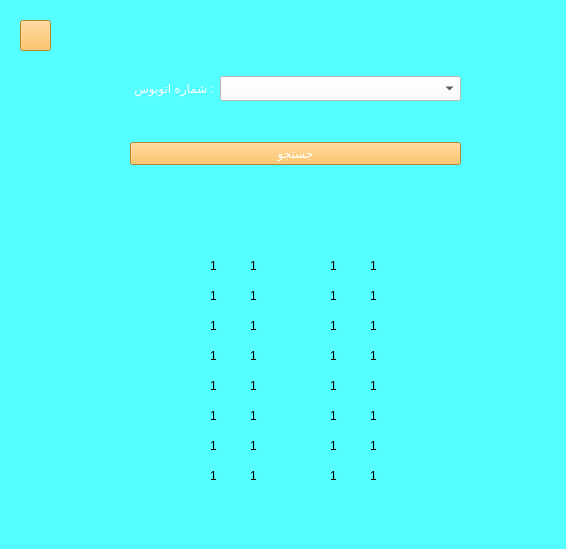
<?xml version="1.0" encoding="UTF-8"?>
<ui version="4.0">
 <class>Condition</class>
 <widget class="QWidget" name="Condition">
  <property name="geometry">
   <rect>
    <x>0</x>
    <y>0</y>
    <width>566</width>
    <height>549</height>
   </rect>
  </property>
  <property name="windowTitle">
   <string>وضیعت </string>
  </property>
  <property name="windowIcon">
   <iconset>
    <normaloff>E:/check.png</normaloff>E:/check.png</iconset>
  </property>
  <property name="styleSheet">
   <string notr="true">background-color: rgb(85, 255, 255);</string>
  </property>
  <widget class="QWidget" name="formLayoutWidget">
   <property name="geometry">
    <rect>
     <x>130</x>
     <y>40</y>
     <width>331</width>
     <height>161</height>
    </rect>
   </property>
   <layout class="QFormLayout" name="formLayout">
    <item row="0" column="0" colspan="2">
     <spacer name="verticalSpacer">
      <property name="orientation">
       <enum>Qt::Vertical</enum>
      </property>
      <property name="sizeHint" stdset="0">
       <size>
        <width>20</width>
        <height>40</height>
       </size>
      </property>
     </spacer>
    </item>
    <item row="1" column="0">
     <widget class="QLabel" name="label">
      <property name="styleSheet">
       <string notr="true">color: rgb(255, 255, 255);</string>
      </property>
      <property name="text">
       <string>: شماره اتوبوس </string>
      </property>
     </widget>
    </item>
    <item row="3" column="0" colspan="2">
     <widget class="QPushButton" name="pushButton">
      <property name="styleSheet">
       <string notr="true">background-color: rgb(255, 183, 65);
color: rgb(255, 255, 255);</string>
      </property>
      <property name="text">
       <string>جستجو</string>
      </property>
     </widget>
    </item>
    <item row="2" column="0" colspan="2">
     <spacer name="verticalSpacer_2">
      <property name="orientation">
       <enum>Qt::Vertical</enum>
      </property>
      <property name="sizeHint" stdset="0">
       <size>
        <width>20</width>
        <height>40</height>
       </size>
      </property>
     </spacer>
    </item>
    <item row="4" column="0" colspan="2">
     <spacer name="verticalSpacer_3">
      <property name="orientation">
       <enum>Qt::Vertical</enum>
      </property>
      <property name="sizeHint" stdset="0">
       <size>
        <width>20</width>
        <height>40</height>
       </size>
      </property>
     </spacer>
    </item>
    <item row="1" column="1">
     <widget class="QComboBox" name="comboBox">
      <property name="font">
       <font>
        <family>2  Yekan</family>
       </font>
      </property>
      <property name="styleSheet">
       <string notr="true">background-color: rgb(255, 255, 255);</string>
      </property>
     </widget>
    </item>
   </layout>
  </widget>
  <widget class="QLabel" name="label_1">
   <property name="enabled">
    <bool>true</bool>
   </property>
   <property name="geometry">
    <rect>
     <x>210</x>
     <y>250</y>
     <width>31</width>
     <height>31</height>
    </rect>
   </property>
   <property name="text">
    <string>1</string>
   </property>
  </widget>
  <widget class="QLabel" name="label_2">
   <property name="enabled">
    <bool>true</bool>
   </property>
   <property name="geometry">
    <rect>
     <x>250</x>
     <y>280</y>
     <width>31</width>
     <height>31</height>
    </rect>
   </property>
   <property name="text">
    <string>1</string>
   </property>
  </widget>
  <widget class="QLabel" name="label_6">
   <property name="enabled">
    <bool>true</bool>
   </property>
   <property name="geometry">
    <rect>
     <x>210</x>
     <y>280</y>
     <width>31</width>
     <height>31</height>
    </rect>
   </property>
   <property name="text">
    <string>1</string>
   </property>
  </widget>
  <widget class="QLabel" name="label_3">
   <property name="enabled">
    <bool>true</bool>
   </property>
   <property name="geometry">
    <rect>
     <x>250</x>
     <y>310</y>
     <width>31</width>
     <height>31</height>
    </rect>
   </property>
   <property name="text">
    <string>1</string>
   </property>
  </widget>
  <widget class="QLabel" name="label_4">
   <property name="enabled">
    <bool>true</bool>
   </property>
   <property name="geometry">
    <rect>
     <x>250</x>
     <y>340</y>
     <width>31</width>
     <height>31</height>
    </rect>
   </property>
   <property name="text">
    <string>1</string>
   </property>
  </widget>
  <widget class="QLabel" name="label_5">
   <property name="enabled">
    <bool>true</bool>
   </property>
   <property name="geometry">
    <rect>
     <x>250</x>
     <y>370</y>
     <width>31</width>
     <height>31</height>
    </rect>
   </property>
   <property name="text">
    <string>1</string>
   </property>
  </widget>
  <widget class="QLabel" name="label_9">
   <property name="enabled">
    <bool>true</bool>
   </property>
   <property name="geometry">
    <rect>
     <x>250</x>
     <y>430</y>
     <width>31</width>
     <height>31</height>
    </rect>
   </property>
   <property name="text">
    <string>1</string>
   </property>
  </widget>
  <widget class="QLabel" name="label_7">
   <property name="enabled">
    <bool>true</bool>
   </property>
   <property name="geometry">
    <rect>
     <x>330</x>
     <y>430</y>
     <width>31</width>
     <height>31</height>
    </rect>
   </property>
   <property name="text">
    <string>1</string>
   </property>
  </widget>
  <widget class="QLabel" name="label_8">
   <property name="enabled">
    <bool>true</bool>
   </property>
   <property name="geometry">
    <rect>
     <x>330</x>
     <y>310</y>
     <width>31</width>
     <height>31</height>
    </rect>
   </property>
   <property name="text">
    <string>1</string>
   </property>
  </widget>
  <widget class="QLabel" name="label_10">
   <property name="enabled">
    <bool>true</bool>
   </property>
   <property name="geometry">
    <rect>
     <x>330</x>
     <y>280</y>
     <width>31</width>
     <height>31</height>
    </rect>
   </property>
   <property name="text">
    <string>1</string>
   </property>
  </widget>
  <widget class="QLabel" name="label_11">
   <property name="enabled">
    <bool>true</bool>
   </property>
   <property name="geometry">
    <rect>
     <x>330</x>
     <y>340</y>
     <width>31</width>
     <height>31</height>
    </rect>
   </property>
   <property name="text">
    <string>1</string>
   </property>
  </widget>
  <widget class="QLabel" name="label_12">
   <property name="enabled">
    <bool>true</bool>
   </property>
   <property name="geometry">
    <rect>
     <x>250</x>
     <y>250</y>
     <width>31</width>
     <height>31</height>
    </rect>
   </property>
   <property name="text">
    <string>1</string>
   </property>
  </widget>
  <widget class="QLabel" name="label_13">
   <property name="enabled">
    <bool>true</bool>
   </property>
   <property name="geometry">
    <rect>
     <x>210</x>
     <y>310</y>
     <width>31</width>
     <height>31</height>
    </rect>
   </property>
   <property name="text">
    <string>1</string>
   </property>
  </widget>
  <widget class="QLabel" name="label_14">
   <property name="enabled">
    <bool>true</bool>
   </property>
   <property name="geometry">
    <rect>
     <x>210</x>
     <y>400</y>
     <width>31</width>
     <height>31</height>
    </rect>
   </property>
   <property name="text">
    <string>1</string>
   </property>
  </widget>
  <widget class="QLabel" name="label_15">
   <property name="enabled">
    <bool>true</bool>
   </property>
   <property name="geometry">
    <rect>
     <x>330</x>
     <y>370</y>
     <width>31</width>
     <height>31</height>
    </rect>
   </property>
   <property name="text">
    <string>1</string>
   </property>
  </widget>
  <widget class="QLabel" name="label_16">
   <property name="enabled">
    <bool>true</bool>
   </property>
   <property name="geometry">
    <rect>
     <x>250</x>
     <y>460</y>
     <width>31</width>
     <height>31</height>
    </rect>
   </property>
   <property name="text">
    <string>1</string>
   </property>
  </widget>
  <widget class="QLabel" name="label_17">
   <property name="enabled">
    <bool>true</bool>
   </property>
   <property name="geometry">
    <rect>
     <x>330</x>
     <y>400</y>
     <width>31</width>
     <height>31</height>
    </rect>
   </property>
   <property name="text">
    <string>1</string>
   </property>
  </widget>
  <widget class="QLabel" name="label_18">
   <property name="enabled">
    <bool>true</bool>
   </property>
   <property name="geometry">
    <rect>
     <x>210</x>
     <y>370</y>
     <width>31</width>
     <height>31</height>
    </rect>
   </property>
   <property name="text">
    <string>1</string>
   </property>
  </widget>
  <widget class="QLabel" name="label_19">
   <property name="enabled">
    <bool>true</bool>
   </property>
   <property name="geometry">
    <rect>
     <x>210</x>
     <y>340</y>
     <width>31</width>
     <height>31</height>
    </rect>
   </property>
   <property name="text">
    <string>1</string>
   </property>
  </widget>
  <widget class="QLabel" name="label_20">
   <property name="enabled">
    <bool>true</bool>
   </property>
   <property name="geometry">
    <rect>
     <x>330</x>
     <y>250</y>
     <width>31</width>
     <height>31</height>
    </rect>
   </property>
   <property name="text">
    <string>1</string>
   </property>
  </widget>
  <widget class="QLabel" name="label_21">
   <property name="enabled">
    <bool>true</bool>
   </property>
   <property name="geometry">
    <rect>
     <x>210</x>
     <y>430</y>
     <width>31</width>
     <height>31</height>
    </rect>
   </property>
   <property name="text">
    <string>1</string>
   </property>
  </widget>
  <widget class="QLabel" name="label_22">
   <property name="enabled">
    <bool>true</bool>
   </property>
   <property name="geometry">
    <rect>
     <x>330</x>
     <y>460</y>
     <width>31</width>
     <height>31</height>
    </rect>
   </property>
   <property name="text">
    <string>1</string>
   </property>
  </widget>
  <widget class="QLabel" name="label_23">
   <property name="enabled">
    <bool>true</bool>
   </property>
   <property name="geometry">
    <rect>
     <x>210</x>
     <y>460</y>
     <width>31</width>
     <height>31</height>
    </rect>
   </property>
   <property name="text">
    <string>1</string>
   </property>
  </widget>
  <widget class="QLabel" name="label_24">
   <property name="enabled">
    <bool>true</bool>
   </property>
   <property name="geometry">
    <rect>
     <x>370</x>
     <y>460</y>
     <width>31</width>
     <height>31</height>
    </rect>
   </property>
   <property name="text">
    <string>1</string>
   </property>
  </widget>
  <widget class="QLabel" name="label_25">
   <property name="enabled">
    <bool>true</bool>
   </property>
   <property name="geometry">
    <rect>
     <x>370</x>
     <y>250</y>
     <width>31</width>
     <height>31</height>
    </rect>
   </property>
   <property name="text">
    <string>1</string>
   </property>
  </widget>
  <widget class="QLabel" name="label_26">
   <property name="enabled">
    <bool>true</bool>
   </property>
   <property name="geometry">
    <rect>
     <x>370</x>
     <y>310</y>
     <width>31</width>
     <height>31</height>
    </rect>
   </property>
   <property name="text">
    <string>1</string>
   </property>
  </widget>
  <widget class="QLabel" name="label_27">
   <property name="enabled">
    <bool>true</bool>
   </property>
   <property name="geometry">
    <rect>
     <x>370</x>
     <y>400</y>
     <width>31</width>
     <height>31</height>
    </rect>
   </property>
   <property name="text">
    <string>1</string>
   </property>
  </widget>
  <widget class="QLabel" name="label_28">
   <property name="enabled">
    <bool>true</bool>
   </property>
   <property name="geometry">
    <rect>
     <x>370</x>
     <y>280</y>
     <width>31</width>
     <height>31</height>
    </rect>
   </property>
   <property name="text">
    <string>1</string>
   </property>
  </widget>
  <widget class="QLabel" name="label_29">
   <property name="enabled">
    <bool>true</bool>
   </property>
   <property name="geometry">
    <rect>
     <x>370</x>
     <y>370</y>
     <width>31</width>
     <height>31</height>
    </rect>
   </property>
   <property name="text">
    <string>1</string>
   </property>
  </widget>
  <widget class="QLabel" name="label_30">
   <property name="enabled">
    <bool>true</bool>
   </property>
   <property name="geometry">
    <rect>
     <x>370</x>
     <y>340</y>
     <width>31</width>
     <height>31</height>
    </rect>
   </property>
   <property name="text">
    <string>1</string>
   </property>
  </widget>
  <widget class="QLabel" name="label_31">
   <property name="enabled">
    <bool>true</bool>
   </property>
   <property name="geometry">
    <rect>
     <x>250</x>
     <y>400</y>
     <width>31</width>
     <height>31</height>
    </rect>
   </property>
   <property name="text">
    <string>1</string>
   </property>
  </widget>
  <widget class="QLabel" name="label_32">
   <property name="enabled">
    <bool>true</bool>
   </property>
   <property name="geometry">
    <rect>
     <x>370</x>
     <y>430</y>
     <width>31</width>
     <height>31</height>
    </rect>
   </property>
   <property name="text">
    <string>1</string>
   </property>
  </widget>
  <widget class="QPushButton" name="pushButton_2">
   <property name="geometry">
    <rect>
     <x>20</x>
     <y>20</y>
     <width>31</width>
     <height>31</height>
    </rect>
   </property>
   <property name="styleSheet">
    <string notr="true">background-color: rgb(255, 183, 65);
color: rgb(255, 255, 255);</string>
   </property>
   <property name="text">
    <string/>
   </property>
   <property name="icon">
    <iconset>
     <normaloff>E:/previous.png</normaloff>E:/previous.png</iconset>
   </property>
  </widget>
 </widget>
 <resources/>
 <connections/>
</ui>
